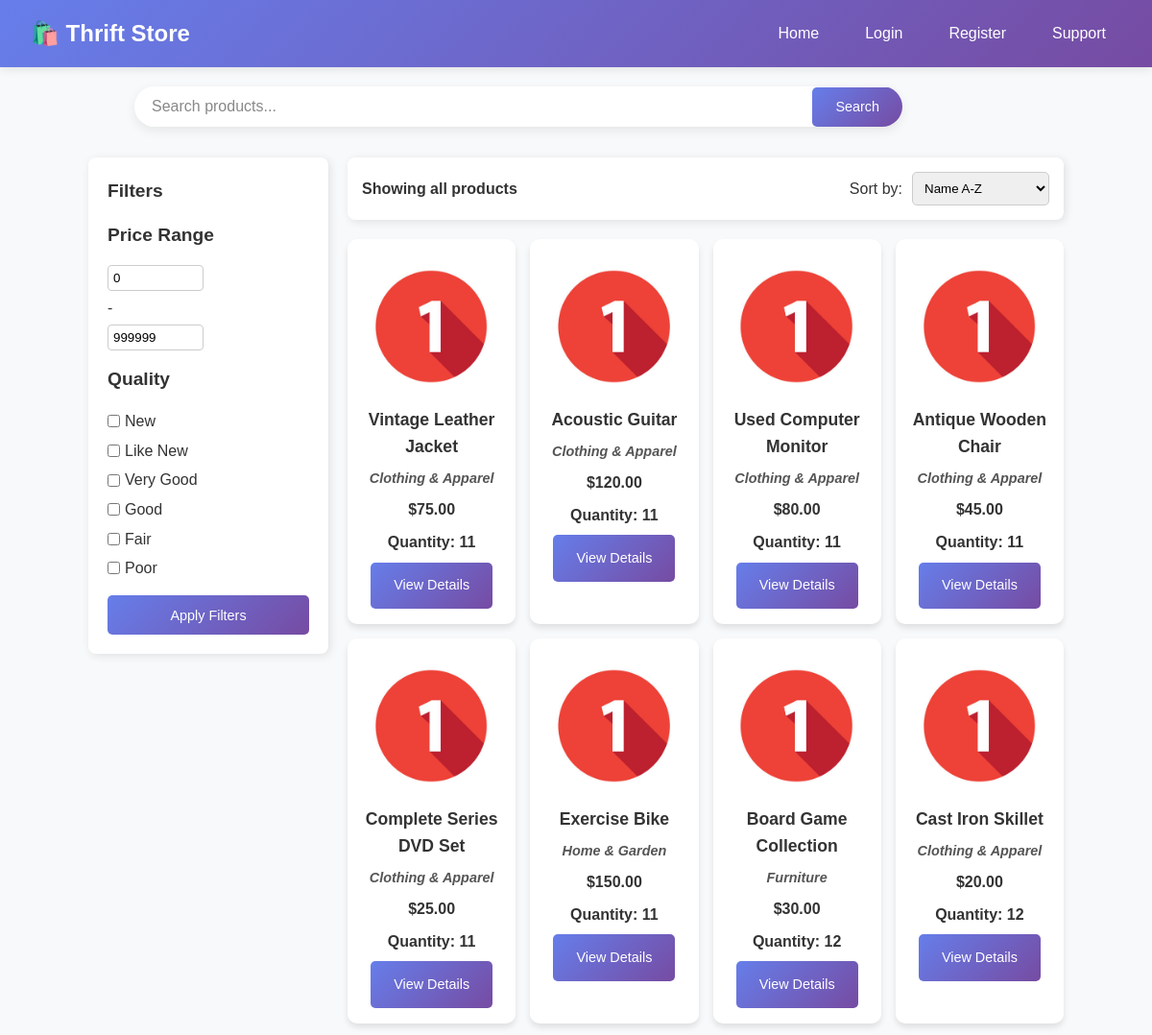
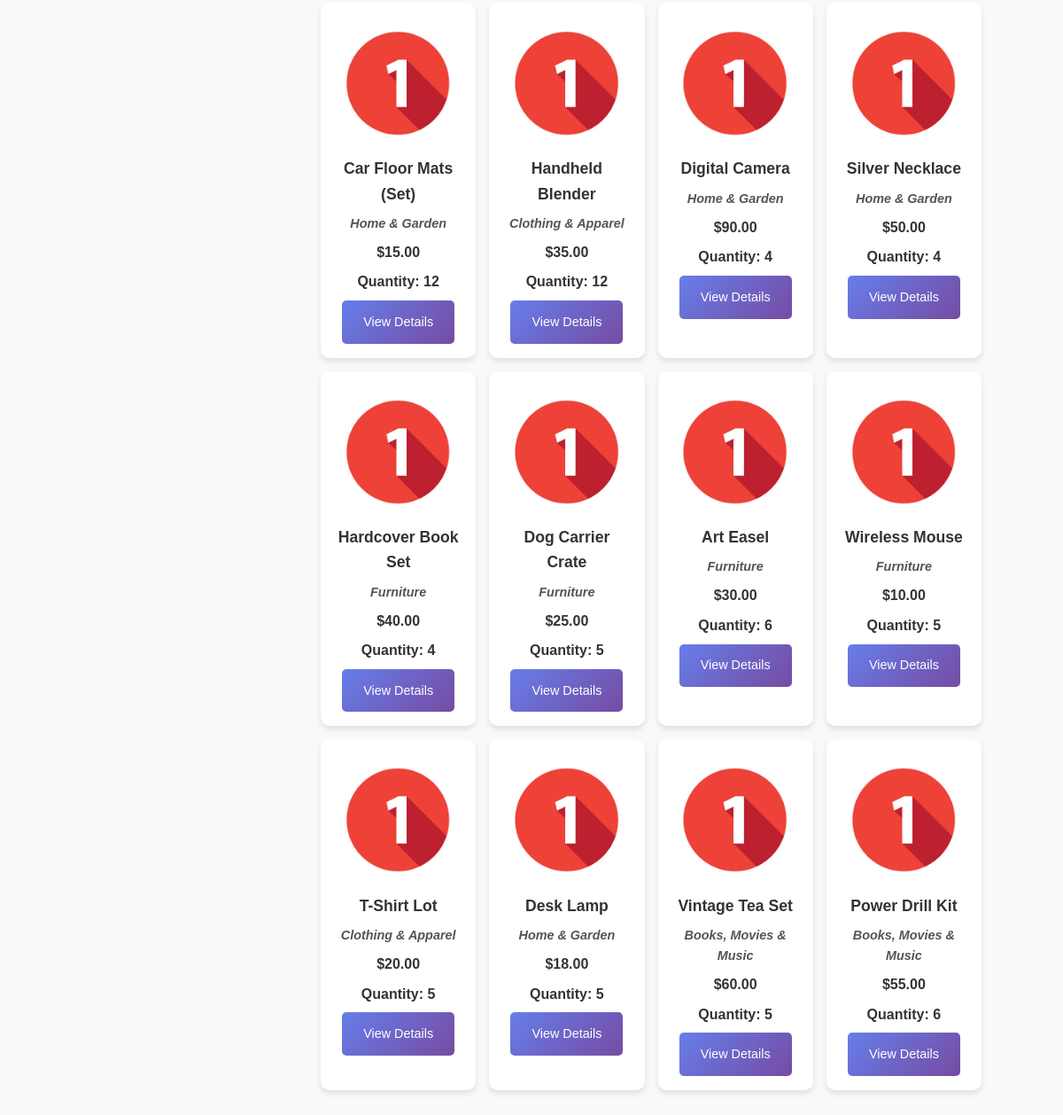
Screenshot of /Customer_Browse_All.php with the database file from the repository (2 pictures, top to bottom).
### tables this page shows
CREATE TABLE `product` (
  `productID` int(11) NOT NULL,
  `name` varchar(255) NOT NULL,
  `description` text DEFAULT NULL,
  `price` decimal(10,2) NOT NULL,
  `condition` enum('Excellent','Good','Normal','Subpar') DEFAULT 'Normal',
  `quantity` int(11) UNSIGNED NOT NULL DEFAULT 1,
  `categoryID` int(11) DEFAULT NULL,
  `image_path` varchar(255) DEFAULT NULL,
  `sellerID` int(11) NOT NULL,
  `status` enum('pending','approved','rejected') NOT NULL DEFAULT 'pending',
  `created_at` timestamp NOT NULL DEFAULT current_timestamp(),
  `updated_at` timestamp NOT NULL DEFAULT current_timestamp() ON UPDATE current_timestamp()
);

CREATE TABLE `categories` (
  `categoryID` int(11) NOT NULL,
  `name` varchar(255) NOT NULL,
  `image_path` varchar(255) DEFAULT NULL
);

### includes/auth.php (called while the page is built, shortened)
<?php
function isLoggedIn() {
    return isset($_SESSION['user_id']);
}
?>

### Customer_Browse_All.php (the view, shortened to what this page needs)
<?php
require_once 'includes/auth.php';
$database = Database::getInstance();
$db = $database->getConnection();
    class Name_Asc implements SortStrategy {
        public function Sort_Order(): string {
            return " ORDER BY p.productID ASC";
        }
    }
    class SortContext {
        private SortStrategy $strat;
        public function __construct(SortStrategy $strat) {
            $this->strat = $strat;
        }
        public function Collect_Sort(): string {
            return $this->strat->Sort_Order();
        }
    }
    $sort_collect = $_GET['sort'] ?? 'name_asc';
    $sort_option = $sort_collect;
    switch ($sort_collect) {
        case 'name_asc':
            $strat = new Name_Asc();
            break;
    }
    $sortContext = new SortContext($strat);
    $Strategy_Sort = $sortContext->Collect_Sort();
    class BaseFilter implements Filter {
        public function build(): string {
            return "  WHERE p.status = 'approved'";
        }
    }
    abstract class FilterDecorator implements Filter {
        protected Filter $filter;
        public function __construct(Filter $filter) {
            $this->filter = $filter;
        }
        public function build(): string {
            return $this->filter->build();
        }
    }
    class PriceFilter extends FilterDecorator {
        private int $minPrice;
        private int $maxPrice;
        public function __construct(Filter $filter, int $minPrice, int $maxPrice) {
            $this->minPrice = $minPrice;
            $this->maxPrice = $maxPrice;
        }
        public function build(): string {
            return parent::build() . " AND p.price BETWEEN {$this->minPrice} AND {$this->maxPrice}";
        }
    }
    $search_term = $_GET['search'] ?? '';
    $min_price = $_GET['min_price'] ?? 0;
    $max_price = $_GET['max_price'] ?? 999999;
    $quality_filter = $_GET['quality'] ?? [];
    $filter = new BaseFilter();
    $filter = new PriceFilter($filter, intval($min_price), intval($max_price));
    $Decorator_Filter = $filter->build();
$sql = $db->prepare("SELECT p.productID AS ID, p.name AS name, p.price AS price, p.image_path AS image, p.quantity AS quantity, c.name AS category_name
                FROM Product p
                LEFT JOIN Categories c ON p.categoryID = c.categoryID"
                . $Decorator_Filter ." ". $Strategy_Sort);
$sql->execute();
$result = $sql->fetchAll(PDO::FETCH_ASSOC);
?>
<!DOCTYPE html>
<html>
    <head>
        <link rel="stylesheet" href="Styles/customer_browse_all_styles.css"/>
    </head>
    <body>
        <header>
            <nav>
                <a href="index.php" class="logo">🛍️ Thrift Store</a>
                <ul class="nav-links">
                    <li><a href="index.php">Home</a></li>
                    <?php if (isLoggedIn()): ?>
                        <li><a href="dashboard.php">Dashboard</a></li>
                        <?php if (hasRole('Buyer')): ?>
                            <li><a href="cart.php">Cart <span id="cart-count" class="badge"></span></a></li>
                            <li><a href="wishlist.php">Wishlist</a></li>
                        <?php endif; ?>
                        <li class="dropdown">
                            <a href="#" class="dropdown-toggle">Hello, <?php echo ($_SESSION['user_name']); ?></a>
                            <ul class="dropdown-menu">
                                <li><a href="profile.php">My Profile</a></li>
                                <?php if (hasRole('Buyer')): ?>
                                    <li><a href="my-orders.php">My Orders</a></li>
                                <?php endif; ?>
                                <li><a href="logout.php">Logout</a></li>
                            </ul>
                        </li>
                    <?php else: ?>
                        <li><a href="login.php">Login</a></li>
                        <li><a href="register.php">Register</a></li>
                        <li><a href="support.php">Support</a></li>
                    <?php endif; ?>
                </ul>
            </nav>
        </header>
        <div class="container search-bar-container">
            <form method="GET" action="customer_browse_all.php" class="search-form">
                <?php
                echo "<input type='text' name='search' placeholder='Search products...' class='search-input' value='" . ($search_term) . "'>";
                ?>
                <button type="submit" class="btn-primary">
                    Search
                </button>
            </form>
        </div>
        <div class="browse-main container">
            <aside class="sidebar">
                <form method="GET" action="customer_browse_all.php">
                    <h3 class="filter-heading">Filters</h3>
                    <h4>Price Range</h4>
                    <div class="filter-group">
                        <?php
                        echo "<input type='number' name='min_price' placeholder='Min' class='price-input' value='" . ($min_price) . "'>";
                        echo "<span>-</span>";
                        echo "<input type='number' name='max_price' placeholder='Max' class='price-input' value='" . ($max_price) . "'>";
                        ?>
                    </div>
                    <h4>Quality</h4>
                    <div class="filter-group">
                        <?php
                        $qualities = ['New', 'Like New', 'Very Good', 'Good', 'Fair', 'Poor'];
                        foreach ($qualities as $quality){
                            $checked = in_array($quality, $quality_filter) ? 'checked' : '';
                            echo "<label class='checkbox-label'>";
                            echo "<input type='checkbox' name='quality[]' value='" . ($quality) . "' " . $checked . ">";
                            echo ($quality);
                            echo "</label>";
                        }
                        ?>
                    </div>
                    <button type="submit" class="btn-primary">Apply Filters</button>
                </form>
            </aside>
            <main class="main-product-list">
                <div class="sort-bar">
                    <span class="info-text">Showing all products</span>
                    <form method="GET" action="customer_browse_all.php" class="sort-form">
                        <label for="sort-dropdown">Sort by:</label>
                        <?php
                        echo "<select name='sort' onchange='this.form.submit()'>";
                            echo "<option value='name_asc' " . ($sort_option === 'name_asc' ? 'selected' : '') . ">Name A-Z</option>";
                        echo "</select>";
                        ?>
                    </form>
                </div>
                <div class="product-grid">
                    <?php
                    if (!empty($result)) {
                        foreach ($result as $product) {
                            echo "<div class='card'>";
                            echo "<img src='{$product['image']}' alt='" . ($product['name']) . "' class='product-img'>";
                            echo "<div class='card-content'>";
                            echo "<h3>" . ($product['name']) . "</h3>";
                            echo "<p class='product-category'>" . ($product['category_name'] ?? 'Uncategorized') . "</p>";
                            echo "<p>$" . number_format($product['price'], 2) . "</p>";
                            echo "<p> Quantity: " . ($product['quantity']) . "</p>";
                            echo "<a href='Customer_Product_Details.php?id={$product['ID']}' class='btn-primary'>View Details</a>";
                            echo "</div></div>";
                        }
                    } else {
                        echo "<p>No products found matching your criteria.</p>";
                    }
                    ?>
                </div>
            </main>
        </div>
    </body>
</html>

### Styles/customer_browse_all_styles.css (style rules this page uses)
.browse-main { display: flex; align-items: flex-start; gap: 20px; margin-top: 20px; }
.sidebar { flex: 0 0 250px; background: #fff; padding: 20px; border-radius: 8px; box-shadow: 2px 2px 10px rgba(0, 0, 0, 0.1); }
.sidebar form { display: flex; flex-direction: column; gap: 15px; }
.sidebar h3, .sidebar h4 { margin: 0; font-size: 1.2rem; }
.main-product-list { flex: 1; }
.sort-bar { display: flex; justify-content: space-between; align-items: center; background: #fff; padding: 15px; border-radius: 8px; box-shadow: 2px 2px 10px rgba(0, 0, 0, 0.1); margin-bottom: 20px; }
.info-text { font-weight: bold; }
.sort-form { display: flex; align-items: center; gap: 10px; }
.sort-form select { padding: 8px; border: 1px solid #ccc; border-radius: 5px; }
.filter-heading { margin-bottom: 10px; }
.filter-group { display: flex; flex-direction: column; gap: 5px; }
.price-input { width: 100px; padding: 5px; border: 1px solid #ccc; border-radius: 4px; }
.checkbox-label { display: flex; align-items: center; gap: 5px; cursor: pointer; }
.product-img { width: 100%; height: 50%; object-fit: cover; border-top-left-radius: 10px; border-top-right-radius: 10px; }
* { margin: 0; padding: 0; box-sizing: border-box; }
body { font-family: 'Poppins', sans-serif; line-height: 1.6; color: #333; background-color: #f8f9fa; }
header { background: linear-gradient(135deg, #667eea 0%, #764ba2 100%); color: white; padding: 1rem 0; box-shadow: 0 2px 10px rgba(0,0,0,0.1); position: sticky; top: 0; z-index: 1000; }
nav { display: flex; justify-content: space-between; align-items: center; max-width: 1200px; margin: 0 auto; padding: 0 2rem; }
.logo { font-size: 1.5rem; font-weight: bold; text-decoration: none; color: white; }
.nav-links { display: flex; list-style: none; gap: 1rem; align-items: center; }
.nav-links a { color: white; text-decoration: none; padding: 0.5rem 1rem; border-radius: 5px; transition: background 0.3s; position: relative; }
.container { width: 90%; max-width: 1200px; margin: 2rem auto; padding: 0 2rem; }
.product-grid { display: grid; grid-template-columns: repeat(auto-fit, minmax(170px, 1fr)); gap: 15px; margin-bottom: 2rem; }
.product-img { width: 100%; height: 150px; object-fit: cover; border-top-left-radius: 10px; border-top-right-radius: 10px; }
.product-category { font-size: 0.9rem; color: #555; margin: 4px 0; font-style: italic; }
.card { background: white; border-radius: 10px; box-shadow: 0 4px 6px rgba(0,0,0,0.1); overflow: hidden; transition: transform 0.3s; padding: 1rem; text-align: center; }
.card-content h3 { margin: 0; font-size: 1.1rem; }
.card-content p { margin: 0.5rem 0; font-weight: bold; }
.btn, .btn-primary { padding: 0.8rem 1.5rem; border: none; border-radius: 5px; cursor: pointer; text-decoration: none; display: inline-block; transition: all 0.3s; font-size: 0.9rem; text-align: center; font-weight: 500; }
.btn-primary { background: linear-gradient(135deg, #667eea 0%, #764ba2 100%); color: white; }
.search-bar-container { display: flex; justify-content: center; margin: 20px 0; }
.search-form { display: flex; align-items: center; background: #fff; border-radius: 50px; box-shadow: 0 4px 12px rgba(0,0,0,0.08); overflow: hidden; width: 100%; max-width: 800px; transition: box-shadow 0.3s ease; }
.search-input { flex: 1; border: none; padding: 12px 18px; font-size: 16px; outline: none; border-radius: 50px 0 0 50px; }
.search-input::placeholder { color: #888; }

### rows the page displays
product: image_path (picture), name "Vintage Leather Jacket", categoryID.name "Clothing & Apparel", price "75.00", quantity "11"
product: image_path (picture), name "Acoustic Guitar", categoryID.name "Clothing & Apparel", price "120.00", quantity "11"
product: image_path (picture), name "Used Computer Monitor", categoryID.name "Clothing & Apparel", price "80.00", quantity "11"
product: image_path (picture), name "Antique Wooden Chair", categoryID.name "Clothing & Apparel", price "45.00", quantity "11"
product: image_path (picture), name "Complete Series DVD Set", categoryID.name "Clothing & Apparel", price "25.00", quantity "11"
product: image_path (picture), name "Exercise Bike", categoryID.name "Home & Garden", price "150.00", quantity "11"
product: image_path (picture), name "Board Game Collection", categoryID.name "Furniture", price "30.00", quantity "12"
product: image_path (picture), name "Cast Iron Skillet", categoryID.name "Clothing & Apparel", price "20.00", quantity "12"
product: image_path (picture), name "Car Floor Mats (Set)", categoryID.name "Home & Garden", price "15.00", quantity "12"
product: image_path (picture), name "Handheld Blender", categoryID.name "Clothing & Apparel", price "35.00", quantity "12"
product: image_path (picture), name "Digital Camera", categoryID.name "Home & Garden", price "90.00", quantity "4"
product: image_path (picture), name "Silver Necklace", categoryID.name "Home & Garden", price "50.00", quantity "4"
product: image_path (picture), name "Hardcover Book Set", categoryID.name "Furniture", price "40.00", quantity "4"
product: image_path (picture), name "Dog Carrier Crate", categoryID.name "Furniture", price "25.00", quantity "5"
product: image_path (picture), name "Art Easel", categoryID.name "Furniture", price "30.00", quantity "6"
product: image_path (picture), name "Wireless Mouse", categoryID.name "Furniture", price "10.00", quantity "5"
product: image_path (picture), name "T-Shirt Lot", categoryID.name "Clothing & Apparel", price "20.00", quantity "5"
product: image_path (picture), name "Desk Lamp", categoryID.name "Home & Garden", price "18.00", quantity "5"
product: image_path (picture), name "Vintage Tea Set", categoryID.name "Books, Movies & Music", price "60.00", quantity "5"
product: image_path (picture), name "Power Drill Kit", categoryID.name "Books, Movies & Music", price "55.00", quantity "6"

### other values shown
$quality "New"
$quality "Like New"
$quality "Very Good"
$quality "Good"
$quality "Fair"
$quality "Poor"
